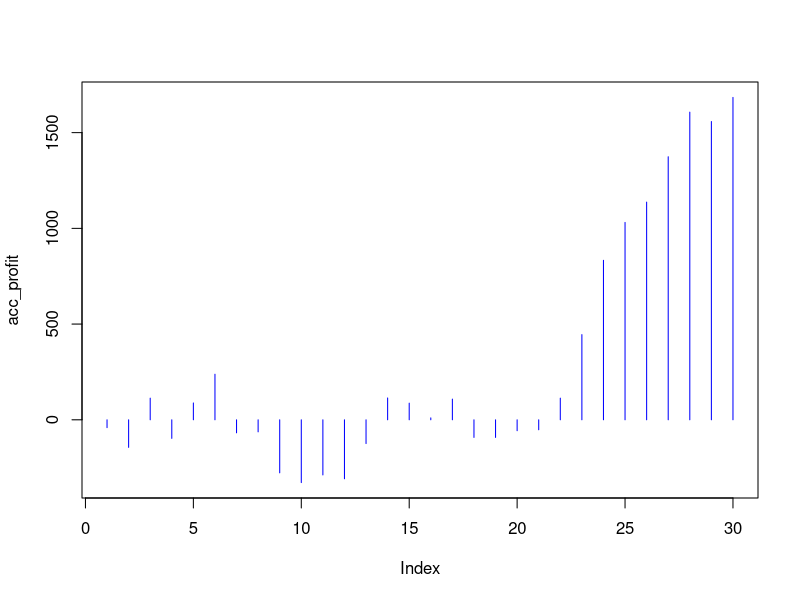

Write R code to recreate this figure.
library(tidyverse)
library(dplyr)

csv_data <- read.csv("premier2020_21.csv", dec = ".")
# csv_data <- read.csv("E0.csv", dec = ".")

# adição de uma coluna de gols totais que soma FTHG + FTAG nos dados
csv_data <- mutate(csv_data, total_goals = FTHG + FTAG)

# gols tomados pela equipe de fora e de casa
csv_data <- mutate(csv_data, FTHGt = FTAG)
csv_data <- mutate(csv_data, FTAGt = FTHG)

# média cumulativa de gols tomados pela equipe de fora e de casa
csv_data <- csv_data %>% group_by(AwayTeam) %>% mutate(MFTAGm = cummean(FTAG))
csv_data <- csv_data %>% group_by(HomeTeam) %>% mutate(MFTHGm = cummean(FTHG))
csv_data <- csv_data %>% group_by(AwayTeam) %>% mutate(MFTAGt = cummean(FTAGt))
csv_data <- csv_data %>% group_by(HomeTeam) %>% mutate(MFTHGt = cummean(FTHGt))

write.csv(csv_data, file = "csv_mutated.csv")

# "importação" dos dados no código, é possível usar as colunas diretamente
attach(csv_data)

# game_data são os primeiros 70 jogos da coleção de 380 jogos
training_size <- 80
game_data <- csv_data[1:training_size, ]

# definição de regressão linear com totalGolas como v.d. e FTHGb e FTAGb como v.i.
adjustment <- lm(game_data$total_goals ~ MFTAGt + MFTHGt, data = game_data)

# print de informações sobre a regressão linear
# summary(adjustment)

# stake = valor apostado
stake <- 100
total_games <- nrow(csv_data)
games_counter <- 0
# iteration_rest <- 31
offset_training <- 10
iteration_rest <- (total_games - training_size) / offset_training
games <- 0

# sempre que se declara c(0), a variável é um vetor com um elemento 0
profit <- c(0)
round_profit <- c(0)
round_hit_prop <- c(0)

# ---------------------- model simulation ---------------------------

# iteração por todas as 31 rodadas de previsão de 10 jogos
for (i in 1:iteration_rest) {
  # limit_input <- 60 + 10 * i
  limit_input <- (training_size - offset_training) + (offset_training * i)
  # na primeira iteração, se pega os dados dos primeiros 70 jogos e os primeiros 70 totais de gols
  game_data <- csv_data[1:limit_input, ]
  total_goals_iterate <- total_goals[1:limit_input]

  # refaz a regressão linear com -1 para remover o (intercept) (assume
  # que a variável passa por (0,0) na ausencia de variáveis independentes)
  # TODO: dúvida: porque remover o (intercept) agora e porque adjustment foi criado antes e não só agora?
  # variáveis que tem que ser adicionadas são as médias de gols tomados pelos times
  adjustment <- lm(total_goals_iterate ~ MFTAGt + MFTHGt + MFTAGm + MFTHGm + OddO2.5 - 1, data = game_data)

  # calcula média de gols para jogos futuros (10 jogos depois da iteração atual) considerando coeficientes da regressão linear
  # sempre se calcula a média de gols para o intervalo de [jogosPassados:jogosPassados + 10], ou seja, apenas dos 10 previstos
  # goals_avg <- (adjustment$coefficients[1] * csv_data$FTHGb[(60 + 10 * i + 1):(70 + 10 * i)] +
  #              adjustment$coefficients[2] * csv_data$FTAGb[(60 + 10 * i + 1):(70 + 10 * i)])

  # ------------------ chat gpt ------------------------------
  # Create new_data with values for the next 10 games
  new_data <- data.frame(MFTAGt = csv_data$MFTAGt[(limit_input + 1):(limit_input + offset_training)],
                        MFTHGt = csv_data$MFTHGt[(limit_input + 1):(limit_input + offset_training)],
                        MFTAGm = csv_data$MFTAGm[(limit_input + 1):(limit_input + offset_training)],
                        MFTHGm = csv_data$MFTHGm[(limit_input + 1):(limit_input + offset_training)],
                        OddO2.5 = csv_data$OddO2.5[(limit_input + 1):(limit_input + offset_training)])

  # Predict the total goals for the next 10 games using the linear regression model
  goals_avg <- predict(adjustment, newdata = new_data)
  # ------------------ chat gpt ------------------------------

  profit <- c(0)
  correct <- 0
  real_over_two <- 0

  # iteração pelos 10 jogos previstos para a checagem de exatidão do modelo
  for (j in 1:offset_training) {
    games_counter <- games_counter + 1

    # se foi previsto que fosse maior que 2.5 a média de gols (baseado em goals_avg)
    if (goals_avg[j] > 2.5) {

      real_over_two <- real_over_two + 1

      # se realmente é maior que 2.5 a média de gols (baseado em csv_data$totalGoals[jogoSendoPrevisto])
      if (csv_data$total_goals[(limit_input + j)] > 2.5) {

          # lucro calculado com base na odd * stake
          profit[j] <- stake * (csv_data$OddO2.5[(limit_input + j)] - 1)
          correct <- correct + 1
      } else {
          # lucro é a aposta negativada (perdeu tudo)
          profit[j] <- -stake
      }

    } else {
        # se não foi previsto (não apostou) e foi, não ganha nada
        profit[j] <- 0
      }
  }

  # em uma rodada de 10 jogos previstos, a taxa de acerto
  round_hit_prop[i] <- correct / real_over_two
  # em uma rodada de 10 jogos previstos, o lucro (caso tenha apostado o stake)
  round_profit[i] <- sum(profit)

}

round_profit # chamar a variável assim é basicamente um print no RStudio
round_hit_prop

# a soma dos lucros de cada rodada
season_profit <- sum(round_profit)
season_profit

# média de acertos a cada rodada
mean(round_hit_prop, na.rm = TRUE)
# mediana de acertos a cada rodada
median(round_hit_prop, na.rm = TRUE)

games_counter

# lucro acumulado na temporada
acc_profit <- cumsum(round_profit)

plot(acc_profit, col = "blue", type = "h")